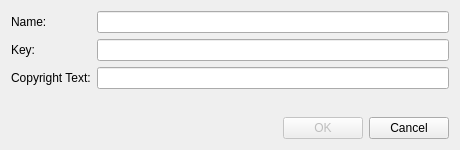
<?xml version="1.0" encoding="UTF-8"?>
<ui version="4.0" stdsetdef="1">
  <author></author>
  <comment>  Copyright 2017 Google Inc.
 Licensed under the Apache License, Version 2.0 (the &quot;License&quot;);
 you may not use this file except in compliance with the License.
 You may obtain a copy of the License at
 http://www.apache.org/licenses/LICENSE-2.0
 Unless required by applicable law or agreed to in writing, software
 distributed under the License is distributed on an &quot;AS IS&quot; BASIS,
 WITHOUT WARRANTIES OR CONDITIONS OF ANY KIND, either express or implied.
 See the License for the specific language governing permissions and
 limitations under the License.
</comment>
  <exportmacro></exportmacro>
  <class>ProviderEditBase</class>
  <widget class="QDialog" name="ProviderEditBase">
    <property name="geometry">
      <rect>
        <x>0</x>
        <y>0</y>
        <width>460</width>
        <height>150</height>
      </rect>
    </property>
    <property name="windowTitle">
      <string>Edit Provider</string>
    </property>
    <layout class="QGridLayout">
      <property name="margin">
        <number>11</number>
      </property>
      <property name="spacing">
        <number>6</number>
      </property>
      <item row="0" column="1">
        <widget class="QLineEdit" name="nameEdit"/>
      </item>
      <item row="0" column="0">
        <widget class="QLabel" name="TextLabel2">
          <property name="text">
            <string>Name:</string>
          </property>
          <property name="buddy" stdset="0">
            <cstring>nameEdit</cstring>
          </property>
          <property name="wordWrap">
            <bool>false</bool>
          </property>
        </widget>
      </item>
      <item row="1" column="1">
        <widget class="QLineEdit" name="keyEdit"/>
      </item>
      <item row="1" column="0">
        <widget class="QLabel" name="TextLabel2_2">
          <property name="text">
            <string>Key:</string>
          </property>
          <property name="buddy" stdset="0">
            <cstring>shortNameEdit</cstring>
          </property>
          <property name="wordWrap">
            <bool>false</bool>
          </property>
        </widget>
      </item>
      <item row="2" column="1">
        <widget class="QLineEdit" name="copyrightEdit"/>
      </item>
      <item row="4" column="0" rowspan="1" colspan="2">
        <layout class="QHBoxLayout">
          <property name="margin">
            <number>0</number>
          </property>
          <property name="spacing">
            <number>6</number>
          </property>
          <item>
            <spacer name="Spacer3">
              <property name="sizeHint">
                <size>
                  <width>291</width>
                  <height>0</height>
                </size>
              </property>
              <property name="sizeType">
                <enum>QSizePolicy::Expanding</enum>
              </property>
              <property name="orientation">
                <enum>Qt::Horizontal</enum>
              </property>
            </spacer>
          </item>
          <item>
            <widget class="QPushButton" name="okBtn">
              <property name="enabled">
                <bool>false</bool>
              </property>
              <property name="text">
                <string>OK</string>
              </property>
              <property name="default">
                <bool>true</bool>
              </property>
            </widget>
          </item>
          <item>
            <widget class="QPushButton" name="cancelBtn">
              <property name="text">
                <string>Cancel</string>
              </property>
            </widget>
          </item>
        </layout>
      </item>
      <item row="2" column="0">
        <widget class="QLabel" name="TextLabel2_3">
          <property name="text">
            <string>Copyright Text:</string>
          </property>
          <property name="buddy" stdset="0">
            <cstring>copyrightEdit</cstring>
          </property>
          <property name="wordWrap">
            <bool>false</bool>
          </property>
        </widget>
      </item>
      <item row="3" column="1">
        <spacer name="Spacer5">
          <property name="sizeHint">
            <size>
              <width>0</width>
              <height>51</height>
            </size>
          </property>
          <property name="sizeType">
            <enum>QSizePolicy::Expanding</enum>
          </property>
          <property name="orientation">
            <enum>Qt::Vertical</enum>
          </property>
        </spacer>
      </item>
    </layout>
  </widget>
  <layoutdefault spacing="6" margin="11"/>
  <pixmapfunction>qPixmapFromMimeSource</pixmapfunction>
  <tabstops>
    <tabstop>cancelBtn</tabstop>
    <tabstop>nameEdit</tabstop>
    <tabstop>keyEdit</tabstop>
    <tabstop>copyrightEdit</tabstop>
    <tabstop>okBtn</tabstop>
  </tabstops>
  <connections>
    <connection>
      <sender>okBtn</sender>
      <signal>released()</signal>
      <receiver>ProviderEditBase</receiver>
      <slot>accept()</slot>
    </connection>
    <connection>
      <sender>cancelBtn</sender>
      <signal>released()</signal>
      <receiver>ProviderEditBase</receiver>
      <slot>reject()</slot>
    </connection>
    <connection>
      <sender>nameEdit</sender>
      <signal>textChanged(QString)</signal>
      <receiver>ProviderEditBase</receiver>
      <slot>nameChanged(QString)</slot>
    </connection>
  </connections>
</ui>
